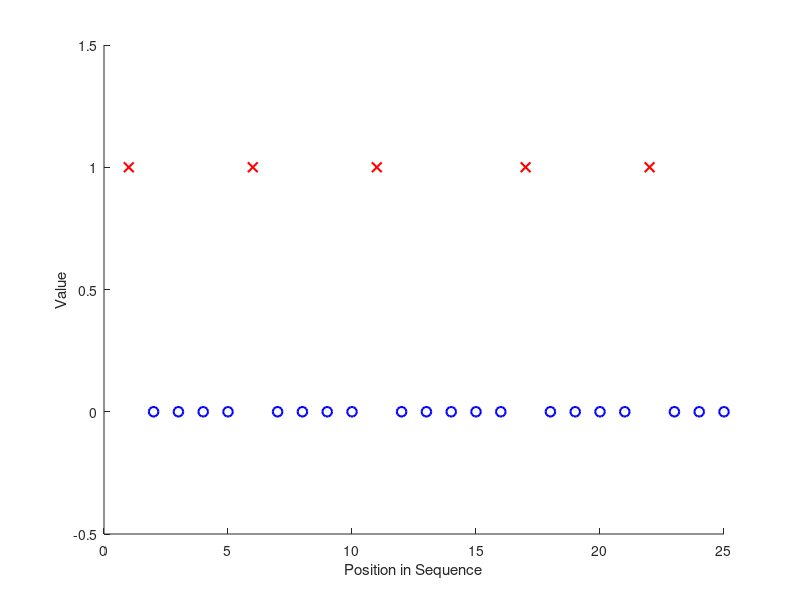
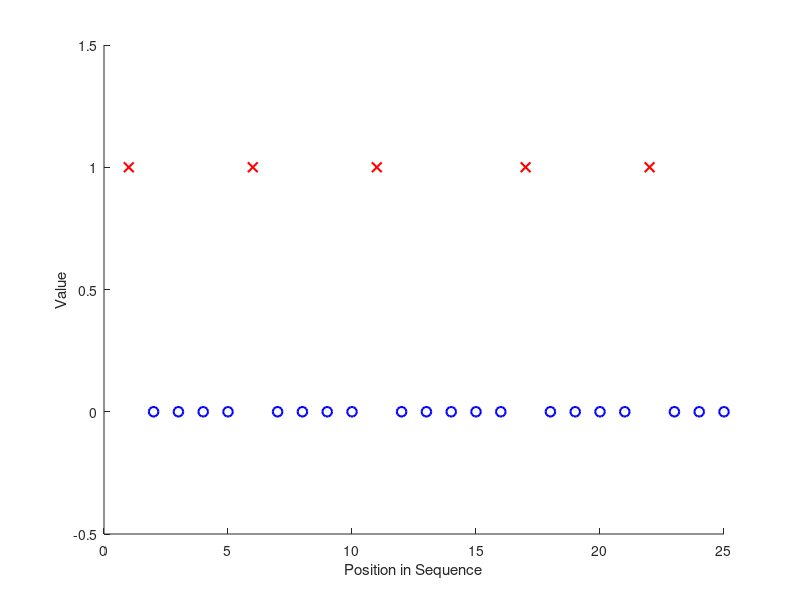
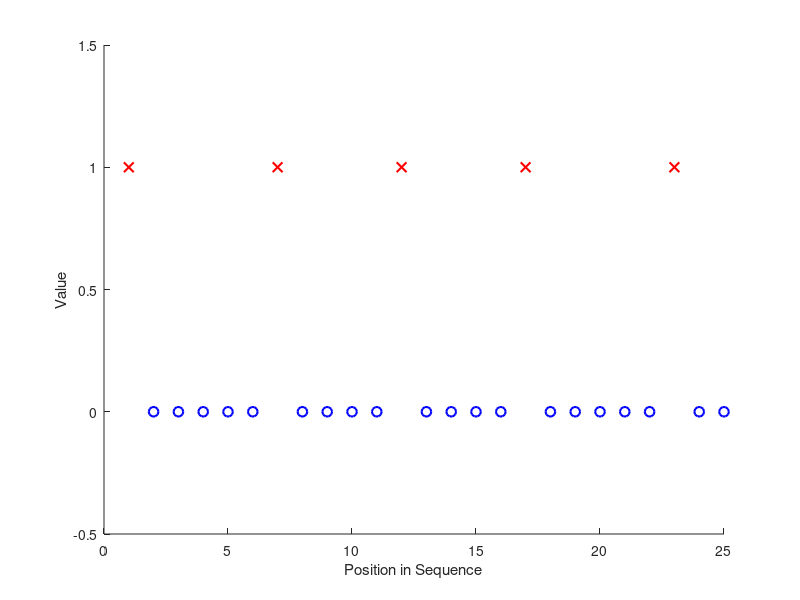

The MATLAB source for these figures, in order:
function find_limited_invertible_sequences()
    N = input('Enter the value for N for the transformation: ');
    forward_times = input('Enter the number of times the forward transformation should be done: ');
    backward_times = input('Enter the number of times the backward transformation should be done: ');

    max_trials = 3;
    sequence_length = 50;
    
    unique_sequences = cell(0);

    for trial = 1:max_trials
        % Generate initial sequence
        seq = generate_initial_sequence(N, sequence_length);
        
        original_seq = seq;

        % Apply forward transformations
        for j = 1:forward_times
            seq = apply_forward_transformation(seq, N);
        end
        
        % Apply backward transformations
        for j = 1:backward_times
            seq = apply_backward_transformation(seq, N);
            if isempty(seq)
                break;
            end
        end
        
        if isequal(seq, original_seq)
            unique_sequences{end+1} = original_seq;
            plot_sequence(original_seq);  % Plot the sequence
        end
    end

    disp('Unique sequences that regenerate themselves:');
    for i = 1:length(unique_sequences)
        disp(unique_sequences{i});
    end
end

function seq = generate_initial_sequence(N, len)
    unit1 = [1, zeros(1, N)];
    unit2 = [1, zeros(1, N-1)];
    
    seq = [];
    last_choice = 0;
    counter_unit2 = 0;
    
    while length(seq) < len
        choice = randi(2);
        
        if last_choice == 1 && choice == 1
            choice = 2;
        end
        
        if counter_unit2 >= 2
            choice = 1;
        end
        
        if choice == 1
            seq = [seq, unit1];
            counter_unit2 = 0;
        else
            seq = [seq, unit2];
            counter_unit2 = counter_unit2 + 1;
        end
        
        last_choice = choice;
    end
    
    seq = seq(1:len);
end

function transformed = apply_forward_transformation(seq, N)
    transformed = [];
    for i = 1:length(seq)
        if seq(i) == 1
            transformed = [transformed, 1, zeros(1, N)];
        else
            transformed = [transformed, 1, zeros(1, N-1)];
        end
    end
end

function transformed = apply_backward_transformation(seq, N)
    transformed = [];
    i = 1;
    while i <= length(seq)
        if seq(i) == 1
            if (i + N <= length(seq) && all(seq(i+1:i+N) == 0))
                transformed = [transformed, 1];
                i = i + N + 1;
            elseif (i + N - 1 <= length(seq) && all(seq(i+1:i+N-1) == 0))
                transformed = [transformed, 0];
                i = i + N;
            else
                return;
            end
        else
            return;
        end
    end
end

function plot_sequence(seq)
    x = 1:25;  % Only the first 25 positions
    y = seq(1:25); % Only the first 25 values
    figure;
    hold on;
    scatter(x(y == 1), ones(sum(y == 1), 1), 50, 'r', 'x', 'LineWidth', 1.5); % Red crosses for 1s
    scatter(x(y == 0), zeros(sum(y == 0), 1), 50, 'b', 'o', 'LineWidth', 1.5); % Blue circles for 0s
    ylim([-0.5 1.5]);
    xlabel('Position in Sequence');
    ylabel('Value');
    hold off;
end
